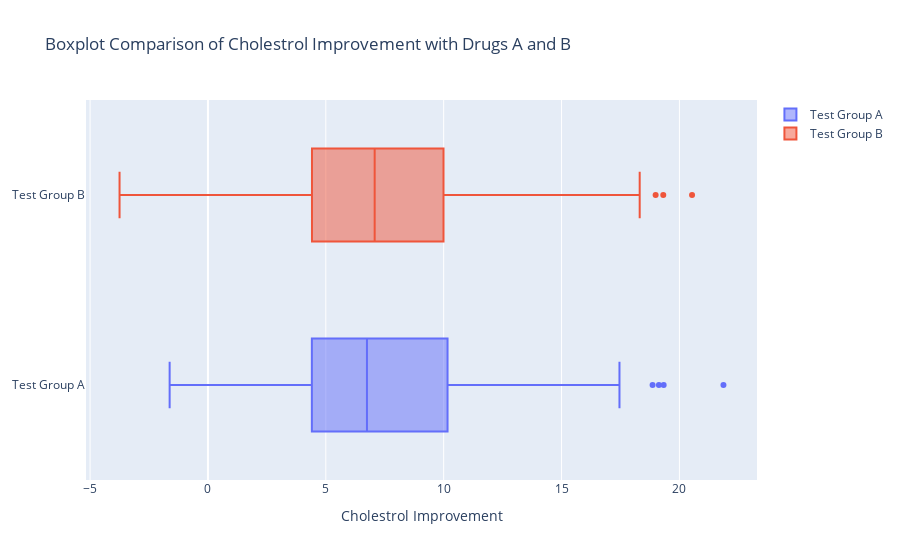

Notebook source saved alongside this figure:
### Code cell
fig = make_subplots(rows=1, cols=1)
fig.add_trace(go.Box(x = adf["A improvement"], name = "Test Group A"), row=1, col=1)
fig.add_trace(go.Box(x = bdf["B improvement"], name = "Test Group B"), row=1, col=1)
fig.update_xaxes(title = "Cholestrol Improvement")
fig.update_layout(title = "Boxplot Comparison of Cholestrol Improvement with Drugs A and B")
fig.show()

### Figure 1 — Plotly figure (JSON) as saved in the notebook; plotly's stock layout.template omitted (floating-point values rounded to 4 significant figures; data arrays with more than 128 entries replaced by an {"elided": "..."} marker saying what was removed)
{"data": [{"name": "Test Group A", "type": "box", "x": {"elided": "500 float values"}, "xaxis": "x", "yaxis": "y"}, {"name": "Test Group B", "type": "box", "x": {"elided": "500 float values"}, "xaxis": "x", "yaxis": "y"}], "layout": {"title": {"text": "Boxplot Comparison of Cholestrol Improvement with Drugs A and B"}, "xaxis": {"anchor": "y", "domain": [0, 1], "title": {"text": "Cholestrol Improvement"}}, "yaxis": {"anchor": "x", "domain": [0, 1]}}}
